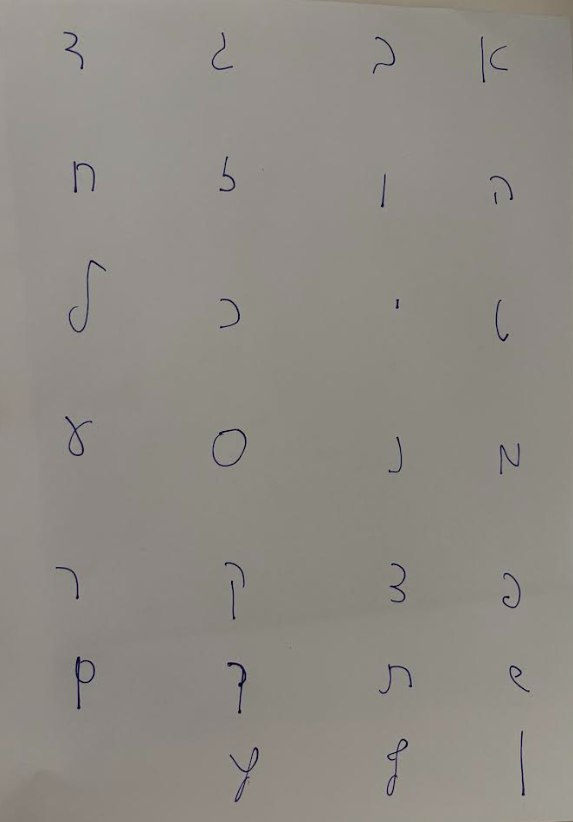
#> input picture backend/uploads/all_letters.jpg, 573 x 822 px
$ python -i split_letters.py   (imports and definitions only)
#> lines starting #> are read from the running program, lines starting #| are printed output that depends on the picture; after the words box and inside, x2 and y2 are one past the last pixel; in counts of white or black regions, pixels touching at a corner belong together
import cv2
import os
import numpy as np
from pathlib import Path

def split_letters_from_image(image_path, output_folder):
    """
    Split an A4 image containing Hebrew letters into individual letter images.

    Args:
        image_path (str): Path to the input image (e.g., PNG/JPG in uploads/)
        output_folder (str): Path to save the split letter images (e.g., split_letters_output/)

    Returns:
        dict: {'status': str, 'output_folder': str, 'letter_count': int, 'error': str (optional)}
    """
#> called with image_path = 'uploads/all_letters.jpg', output_folder = 'out.png'
    # Create output folder if it doesn't exist
    Path(output_folder).mkdir(parents=True, exist_ok=True)

    # Validate input image
    if not os.path.exists(image_path) or not image_path.lower().endswith(('.png', '.jpg', '.jpeg')):
        return {
            'status': 'error',
            'error': 'Invalid or missing image file. Only PNG, JPG, or JPEG are supported.'
        }

    # Read and preprocess image
    img = cv2.imread(image_path, cv2.IMREAD_GRAYSCALE)
#> img: shape (822, 573); min 0, max 175, mean 139.7
    if img is None:
        return {
            'status': 'error',
            'error': 'Failed to load image.'
        }

    # Threshold and morphological operations
    _, thresh = cv2.threshold(img, 0, 255, cv2.THRESH_BINARY_INV + cv2.THRESH_OTSU)
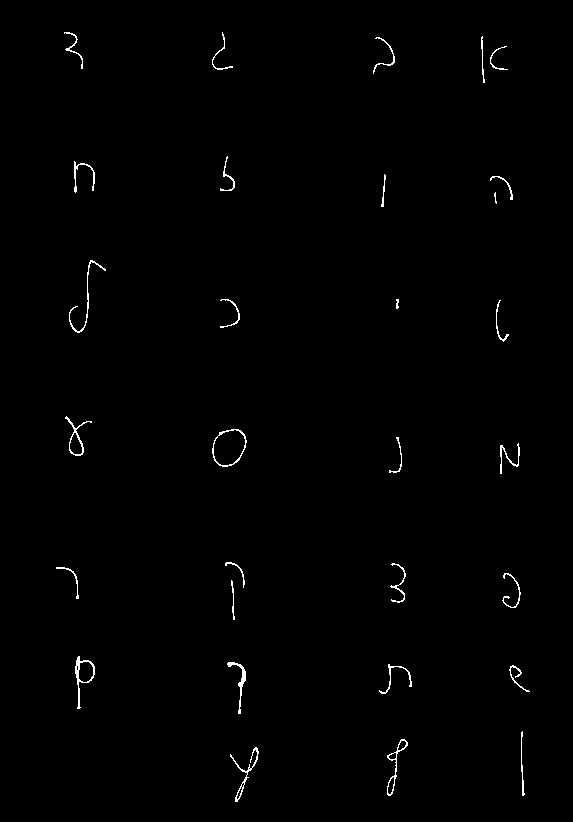
#> thresh: shape (822, 573); 0.69% white in thin lines or dots, all inside (x1, y1, x2, y2) = (56, 32, 530, 802)
    kernel = cv2.getStructuringElement(cv2.MORPH_RECT, (3, 3))
    dilated = cv2.dilate(thresh, kernel, iterations=1)
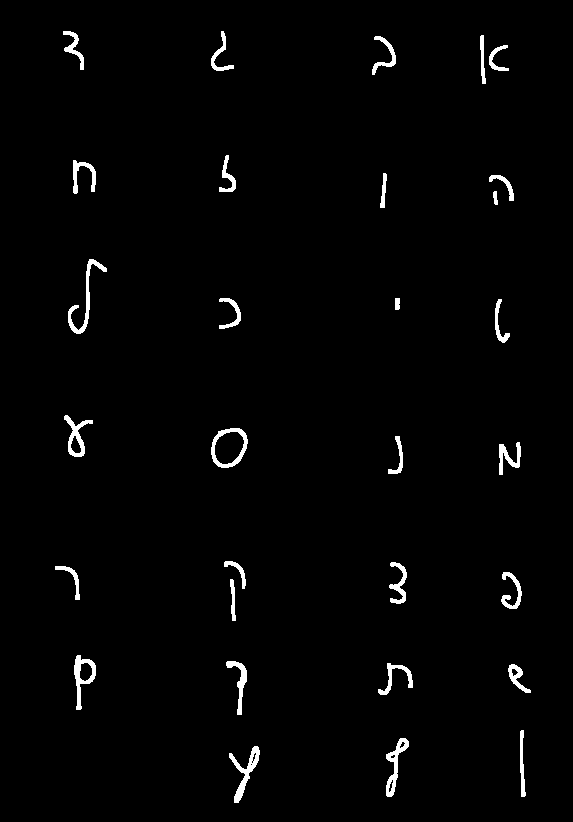
#> dilated: shape (822, 573); 1.7% white; 30 white regions, largest, box (x1, y1, x2, y2) and area: (68, 259, 107, 334) 506, (229, 746, 260, 803) 504, (211, 428, 248, 468) 459
    clean = cv2.morphologyEx(dilated, cv2.MORPH_CLOSE, kernel, iterations=1)
#> clean: shape (822, 573); 1.7% white; 30 white regions

    # Find contours and bounding boxes
    contours, _ = cv2.findContours(clean, cv2.RETR_EXTERNAL, cv2.CHAIN_APPROX_SIMPLE)
#> contours = 30 contours; largest, box (x1, y1, x2, y2) and area: (211, 428, 248, 468) 1104, (74, 655, 96, 710) 552, (64, 415, 93, 457) 456, (229, 746, 260, 803) 439, (386, 738, 409, 797) 428
    boxes = [cv2.boundingRect(c) for c in contours]
#> boxes = 30 items, first 6: (229, 746, 31, 57), (386, 738, 23, 59), (520, 730, 6, 67), (508, 664, 23, 29), (378, 663, 35, 32), (226, 661, 21, 54)

    def iou(boxA, boxB):
        xA = max(boxA[0], boxB[0])
        yA = max(boxA[1], boxB[1])
        xB = min(boxA[0] + boxA[2], boxB[0] + boxB[2])
        yB = min(boxA[1] + boxA[3], boxB[1] + boxB[3])
        interArea = max(0, xB - xA) * max(0, yB - yA)
        boxAArea = boxA[2] * boxA[3]
        boxBArea = boxB[2] * boxB[3]
        return interArea / float(boxAArea + boxBArea - interArea + 1e-5)

    def merge_overlapping_boxes(boxes, iou_threshold=0.2, proximity=20):
#> called with iou_threshold = 0.2, proximity = 20
        merged = []
        used = [False] * len(boxes)
#> used = 30 items, first 6: False, False, False, False, False, False
        for i in range(len(boxes)):
            if used[i]:
                continue
            x1, y1, w1, h1 = boxes[i]
            new_box = [x1, y1, w1, h1]
            used[i] = True
            for j in range(i + 1, len(boxes)):
                if used[j]:
                    continue
                x2, y2, w2, h2 = boxes[j]
                if iou(new_box, [x2, y2, w2, h2]) > iou_threshold or (
                    abs(x1 - x2) < proximity and abs(y1 - y2) < proximity
                ):
                    nx = min(new_box[0], x2)
                    ny = min(new_box[1], y2)
                    nw = max(new_box[0] + new_box[2], x2 + w2) - nx
                    nh = max(new_box[1] + new_box[3], y2 + h2) - ny
                    new_box = [nx, ny, nw, nh]
                    used[j] = True
            merged.append(new_box)
#> this loop made 30 passes
#> (x1, y1, w1, h1) on passes 1 to 4: (229, 746, 31, 57), (386, 738, 23, 59), (520, 730, 6, 67), (508, 664, 23, 29)
        return merged

    # Merge overlapping boxes
    merged = merge_overlapping_boxes(boxes)

    # Filter small or nested boxes
    filtered = []
    for x, y, w, h in merged:
        if w * h < 60:  # Minimum area threshold
            continue
        inside = False
        for ox, oy, ow, oh in merged:
            if (x, y, w, h) != (ox, oy, ow, oh) and x >= ox and y >= oy and x + w <= ox + ow and y + h <= oy + oh:
                inside = True
                break
        if not inside:
            filtered.append([x, y, w, h])
#> this loop made 27 passes
#> (x, y, w, h) on passes 1 to 12: (229, 746, 31, 57), (386, 738, 23, 59), (520, 730, 6, 67), (508, 664, 23, 29), (378, 663, 35, 32), (226, 661, 21, 54), (74, 655, 22, 55), (224, 561, 22, 60), (501, 572, 21, 37), (55, 566, 25, 34), (389, 562, 18, 42), (499, 442, 22, 33)

    # Organize boxes into rows
    filtered.sort(key=lambda b: b[1])
    rows = []
    for b in filtered:
        x, y, w, h = b
        placed = False
        for row in rows:
            if abs(row[0][1] - y) < h:
                row.append(b)
                placed = True
                break
        if not placed:
            rows.append([b])
#> this loop made 27 passes
#> b on passes 1 to 12: [211, 31, 23, 40], [63, 31, 21, 39], [480, 35, 29, 49], [372, 36, 24, 39], [219, 155, 17, 37], [73, 160, 23, 34], [380, 173, 7, 35], [489, 175, 25, 30], [68, 259, 39, 75], [395, 298, 5, 12], [219, 298, 22, 31], [495, 299, 15, 44]

    # Sort rows and boxes (right to left for Hebrew)
    rows.sort(key=lambda r: r[0][1])
    ordered = []
    for row in rows:
        row.sort(key=lambda b: -b[0])
        ordered.extend(row)
#> this loop made 8 passes

    # Hebrew letters mapping
    hebrew_letters = [
        'alef', 'bet', 'gimel', 'dalet', 'he', 'vav', 'zayin', 'het', 'tet',
        'yod', 'kaf', 'lamed', 'mem', 'nun', 'samekh', 'ayin', 'pe', 'tsadi',
        'qof', 'resh', 'shin', 'tav', 'final_kaf', 'final_mem', 'final_nun', 'final_pe', 'final_tsadi'
    ]

    # Save cropped letters
    padding = 10
    letter_count = 0
    for i, (x, y, w, h) in enumerate(ordered[:27]):
        x1, y1 = max(x - padding, 0), max(y - padding, 0)
        x2, y2 = min(x + w + padding, img.shape[1]), min(y + h + padding, img.shape[0])
        crop = img[y1:y2, x1:x2]
        name = hebrew_letters[i]
        output_path = os.path.join(output_folder, f"{i:02d}_{name}.png")
        cv2.imwrite(output_path, crop)
        letter_count += 1
#> this loop made 27 passes
#> pass 1, in split_letters_from_image, `crop = img[y1:y2, x1:x2]`:
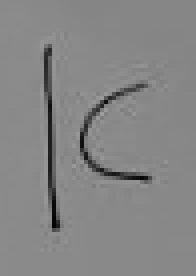
#> crop: shape (69, 49) (shown 4 times larger); min 1, max 156, mean 133.3
#> pass 2, in split_letters_from_image, `crop = img[y1:y2, x1:x2]`:
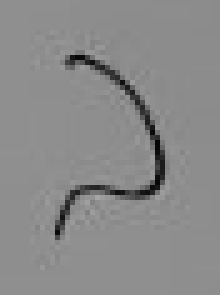
#> crop: shape (59, 44) (shown 5 times larger); min 5, max 165, mean 138
#> pass 3, in split_letters_from_image, `crop = img[y1:y2, x1:x2]`:
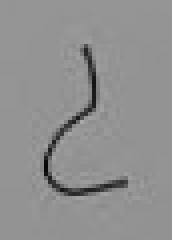
#> crop: shape (60, 43) (shown 4 times larger); min 8, max 170, mean 144

    # Validate output
    if letter_count < 27:
        return {
            'status': 'warning',
            'output_folder': output_folder,
            'letter_count': letter_count,
            'error': f'Expected 27 letters, but only {letter_count} were detected.'
        }

    return {
        'status': 'success',
        'output_folder': output_folder,
        'letter_count': letter_count
    }

>>> result = split_letters_from_image('uploads/all_letters.jpg', 'out.png')
